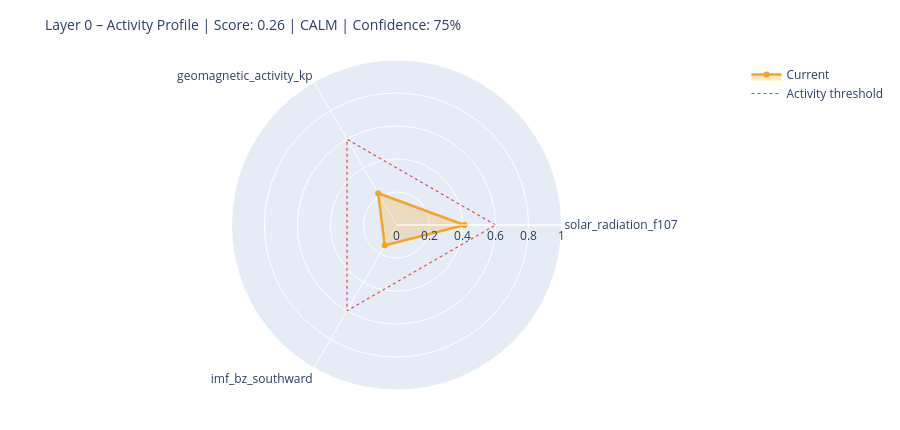

Notebook code cell kept with this figure:
### Markdown cell above
---
## 6. State Assessment & Handoff to Layer 1

### Code cell
# ============================================================
# STEP 1 – Collect raw values with source modes
# Mode: 'primary' | 'fallback_3h' | 'last_valid' | 'missing'
# ============================================================

def safe_last(df, col):
    if df is None or col not in df.columns: return None
    s = df[col].dropna()
    return float(s.iloc[-1]) if not s.empty else None

f107_now = safe_last(df_f107, 'f10.7')
bz_now   = safe_last(df_mag,  'bz_gsm')
kp_now   = safe_last(df_kp,   'kp')
sw_now   = safe_last(df_sw,   'speed')

source_modes = {
    'F10.7':    'primary'  if f107_now is not None else 'missing',
    'Kp':       'primary'  if kp_now   is not None else 'missing',
    'IMF_Bz':   'primary'  if bz_now   is not None else 'missing',
    'SW_speed': 'primary'  if sw_now   is not None else 'missing',
}

# Kp Fallback – 3h endpoint
if kp_now is None:
    try:
        r = requests.get(
            'https://services.swpc.noaa.gov/json/noaa-planetary-k-index.json',
            timeout=10)
        r.raise_for_status()
        fb = pd.DataFrame(r.json())
        tc = next((c for c in fb.columns if 'time' in c.lower()), fb.columns[0])
        kc = next((c for c in fb.columns if 'kp' in c.lower() and c != tc), None)
        if kc:
            fb[kc] = fb[kc].astype(str).str.extract(r'([0-9]+(?:\.[0-9]*)?)')[0]
            fb[kc] = pd.to_numeric(fb[kc], errors='coerce')
            fb = fb[fb[kc] >= 0].dropna(subset=[kc])
            if not fb.empty:
                kp_now = float(fb[kc].iloc[-1])
                source_modes['Kp'] = 'fallback_3h'
                print(f'  Kp fallback (3h): {kp_now:.1f}')
    except Exception as e:
        print(f'  Kp fallback failed: {e}')

# Solar Wind Fallback – last valid value
if sw_now is None and df_sw is not None and 'speed' in df_sw.columns:
    s = df_sw['speed'].dropna()
    if not s.empty:
        sw_now = float(s.iloc[-1])
        source_modes['SW_speed'] = 'last_valid'
        print(f'  SW fallback (last_valid): {sw_now:.0f} km/s')

print()
print('Source modes:', source_modes)

# ============================================================
# STEP 2 – Score from available components only
# ============================================================

def norm(v, lo, hi):
    if v is None: return None
    return max(0.0, min(1.0, (v - lo) / (hi - lo)))

COMPONENTS = {
    'solar_radiation_f107':    (f107_now, norm(f107_now, 60, 250)),
    'geomagnetic_activity_kp': (kp_now,   norm(kp_now,   0,   9)),
    'imf_bz_southward':        (bz_now,   norm(-(bz_now or 0) if bz_now else None, -5, 30)
                                           if bz_now is not None else None),
    'solar_wind_speed':        (sw_now,   norm(sw_now, 300, 800)),
}

available   = {k: v[1] for k, v in COMPONENTS.items() if v[1] is not None}
unavailable = [k for k, v in COMPONENTS.items() if v[1] is None]

layer0_score = round(sum(available.values()) / len(available), 4) if available else None
confidence   = round(len(available) / len(COMPONENTS), 2)

level = ('unknown'  if layer0_score is None
         else 'calm'     if layer0_score < 0.3
         else 'moderate' if layer0_score < 0.6
         else 'active')

# ============================================================
# STEP 3 – Dominant Driver
# ============================================================

def dominant_driver(kp, f107, bz, sw):
    candidates = []
    if kp   is not None and kp   >= 4:   candidates.append(('geomagnetic',    kp / 9))
    if sw   is not None and sw   >= 500:  candidates.append(('solar_wind',     sw / 800))
    if bz   is not None and bz   <= -5:   candidates.append(('imf_southward',  abs(bz) / 30))
    if f107 is not None and f107 >= 150:  candidates.append(('solar_radiation',f107 / 250))
    return max(candidates, key=lambda x: x[1])[0] if candidates else 'none'

driver = dominant_driver(kp_now, f107_now, bz_now, sw_now)

# ============================================================
# STEP 4 – Downstream expectations
# ============================================================

def downstream_expectation(driver, score, kp, bz, f107):
    exp = {
        'magnetosphere':        'calm',
        'ionosphere':           'calm',
        'schumann_resonance':   'unchanged',
        'lithosphere_currents': 'low',
    }
    if driver == 'geomagnetic' or (kp and kp >= 5):
        exp['magnetosphere']        = 'compressed / storm'
        exp['ionosphere']           = 'elevated disturbance (TEC variability)'
        exp['schumann_resonance']   = 'elevated amplitude possible'
        exp['lithosphere_currents'] = 'elevated induction currents'
    elif driver == 'imf_southward' or (bz and bz <= -5):
        exp['magnetosphere']        = 'energy coupling active'
        exp['ionosphere']           = 'elevated electron density possible'
        exp['schumann_resonance']   = 'slight modulation possible'
    elif driver == 'solar_radiation' or (f107 and f107 >= 150):
        exp['ionosphere']           = 'elevated ionization (F-layer)'
        exp['schumann_resonance']   = 'slightly elevated background activity'
    return exp

downstream = downstream_expectation(driver, layer0_score, kp_now, bz_now, f107_now)

# ============================================================
# CONSOLE OUTPUT
# ============================================================

W = 58
print('=' * W)
print('LAYER 0 – STATE ASSESSMENT')
print('=' * W)
for name, (raw_v, score_v) in COMPONENTS.items():
    if score_v is not None:
        bar = '█' * int(score_v * 20) + '░' * (20 - int(score_v * 20))
        print(f'  {name:<35}  {bar}  {score_v:.2f}')
    else:
        print(f'  {name:<35}  {"─" * 20}  n/a')
print('-' * W)
print(f'  Score ({len(available)}/{len(COMPONENTS)} components):  {layer0_score:.3f}')
print(f'  Confidence:         {confidence:.0%}')
print(f'  Level:              {level.upper()}')
print(f'  Dominant Driver:    {driver}')

# Radar chart
cats = list(available.keys())
vals = list(available.values())
if len(cats) >= 3:
    fig = go.Figure()
    fig.add_trace(go.Scatterpolar(
        r=vals + [vals[0]], theta=cats + [cats[0]],
        fill='toself', fillcolor='rgba(242,166,35,0.25)',
        line=dict(color='#F2A623', width=2.5), name='Current'
    ))
    fig.add_trace(go.Scatterpolar(
        r=[0.6] * (len(cats) + 1), theta=cats + [cats[0]],
        line=dict(color='#E24B4A', dash='dot', width=1.2),
        mode='lines', name='Activity threshold'
    ))
    fig.update_layout(
        title=dict(text=f'Layer 0 – Activity Profile | Score: {layer0_score:.2f} | {level.upper()} | Confidence: {confidence:.0%}',
                   font=dict(size=14)),
        polar=dict(radialaxis=dict(visible=True, range=[0, 1])),
        height=430, showlegend=True,
        margin=dict(l=60, r=60, t=60, b=40)
    )
    fig.show()

### Figure 1 — Plotly figure (JSON) as saved in the notebook; plotly's stock layout.template omitted (floating-point values rounded to 4 significant figures)
{"data": [{"fill": "toself", "fillcolor": "rgba(242,166,35,0.25)", "line": {"color": "#F2A623", "width": 2.5}, "name": "Current", "r": [0.4116, 0.2222, 0.1426, 0.4116], "theta": ["solar_radiation_f107", "geomagnetic_activity_kp", "imf_bz_southward", "solar_radiation_f107"], "type": "scatterpolar"}, {"line": {"color": "#E24B4A", "dash": "dot", "width": 1.2}, "mode": "lines", "name": "Activity threshold", "r": [0.6, 0.6, 0.6, 0.6], "theta": ["solar_radiation_f107", "geomagnetic_activity_kp", "imf_bz_southward", "solar_radiation_f107"], "type": "scatterpolar"}], "layout": {"height": 430, "margin": {"b": 40, "l": 60, "r": 60, "t": 60}, "polar": {"radialaxis": {"range": [0, 1], "visible": true}}, "showlegend": true, "title": {"font": {"size": 14}, "text": "Layer 0 – Activity Profile | Score: 0.26 | CALM | Confidence: 75%"}}}
